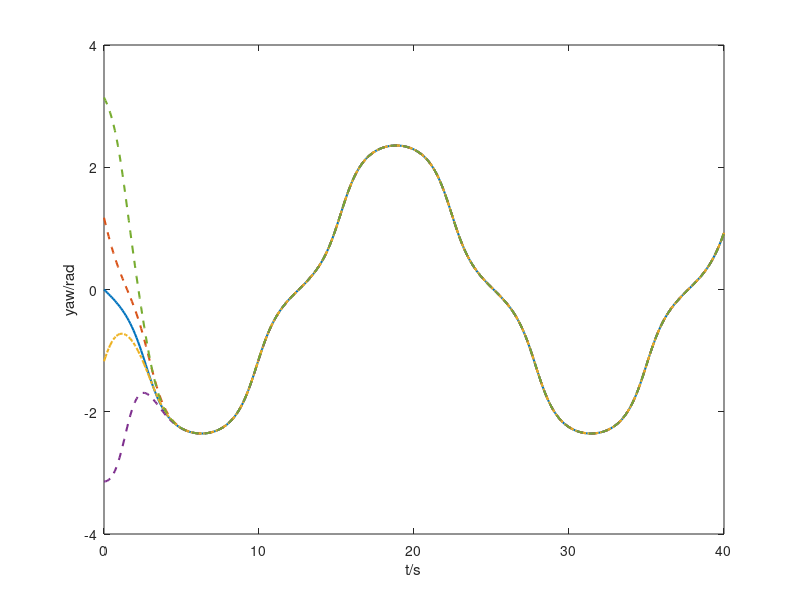

This figure's MATLAB source:
%% Leader2偏航角控制
% Author: Yao Chengtao
% 2018/11/8

%% 初始化参数
% 初始化Leader1的轨迹 x1 = [2cos(0.25t), sin(0.5t)]
% 计算Leader1的速度 v1 = [-0.5*sin(0.25*t), 0.5*cos(0.5*t)]
% Leader2的偏航角控制律 omega_yaw = v1/fd*sin(yaw1-yaw2)

%% 绘制不同初始偏航角情况下Leader2的
t = 0:0.1:40;
fd = 0.5;
v1x = -0.5*sin(0.25*t);
v1y = 0.5*cos(0.5*t);
v1 = sqrt( v1x.^2 + v1y.^2);
yaw1 = atan2( v1x, v1y);

% 不同初始偏航角情况下的Leader2的偏航角控制
yaw2_1 = yaw1 + 2.*atan2( real( exp(log(-atan2((yaw1/2 - pi/4), 1)) - (t.*v1)/fd) ), 1);    % 初始偏航角：pi/2
yaw2_2 = yaw1 + 2.*atan2( real( exp(log(-atan2((yaw1/2 + pi/4), 1)) - (t.*v1)/fd) ), 1);    % 初始偏航角：-pi/2
yaw2_3 = yaw1 + 2.*atan(exp(log(cot(yaw1/2)) - (t.*v1)/fd));                % 初始偏航角：pi
yaw2_4 = yaw1 - 2.*atan(exp(log(cot(yaw1/2)) - (t.*v1)/fd));                % 初始偏航角：-pi

figure(1);

plot(t,yaw1,"-", 'LineWidth',1.5);hold on
plot(t, yaw2_1, "--", 'LineWidth',1.5);hold on
plot(t, yaw2_2, "-.", 'LineWidth',1.5);hold on
plot(t, yaw2_3, "--", 'LineWidth',1.5);hold on
plot(t, yaw2_4, "--", 'LineWidth',1.5);hold on

xlabel('t/s');
ylabel('yaw/rad');
